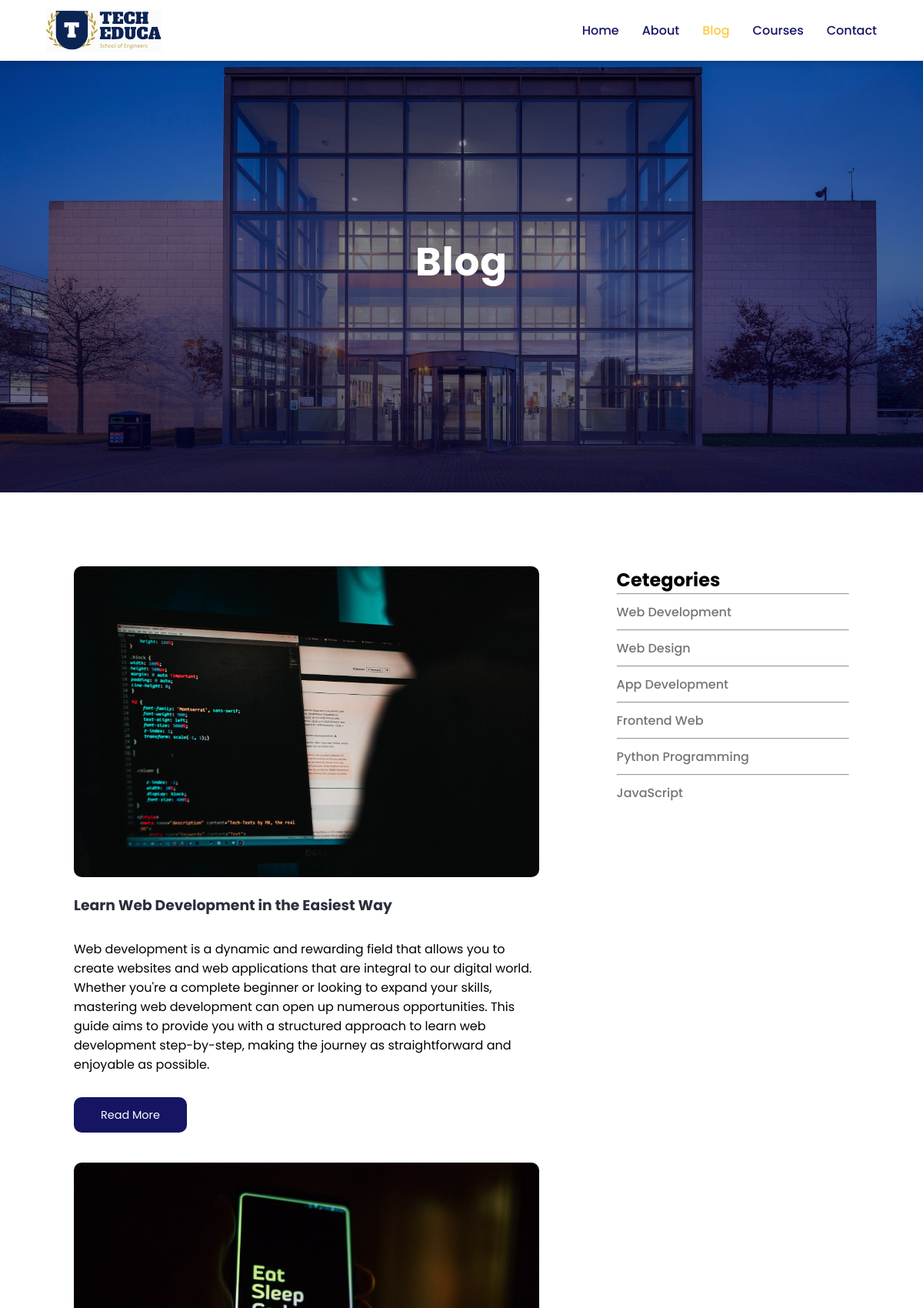
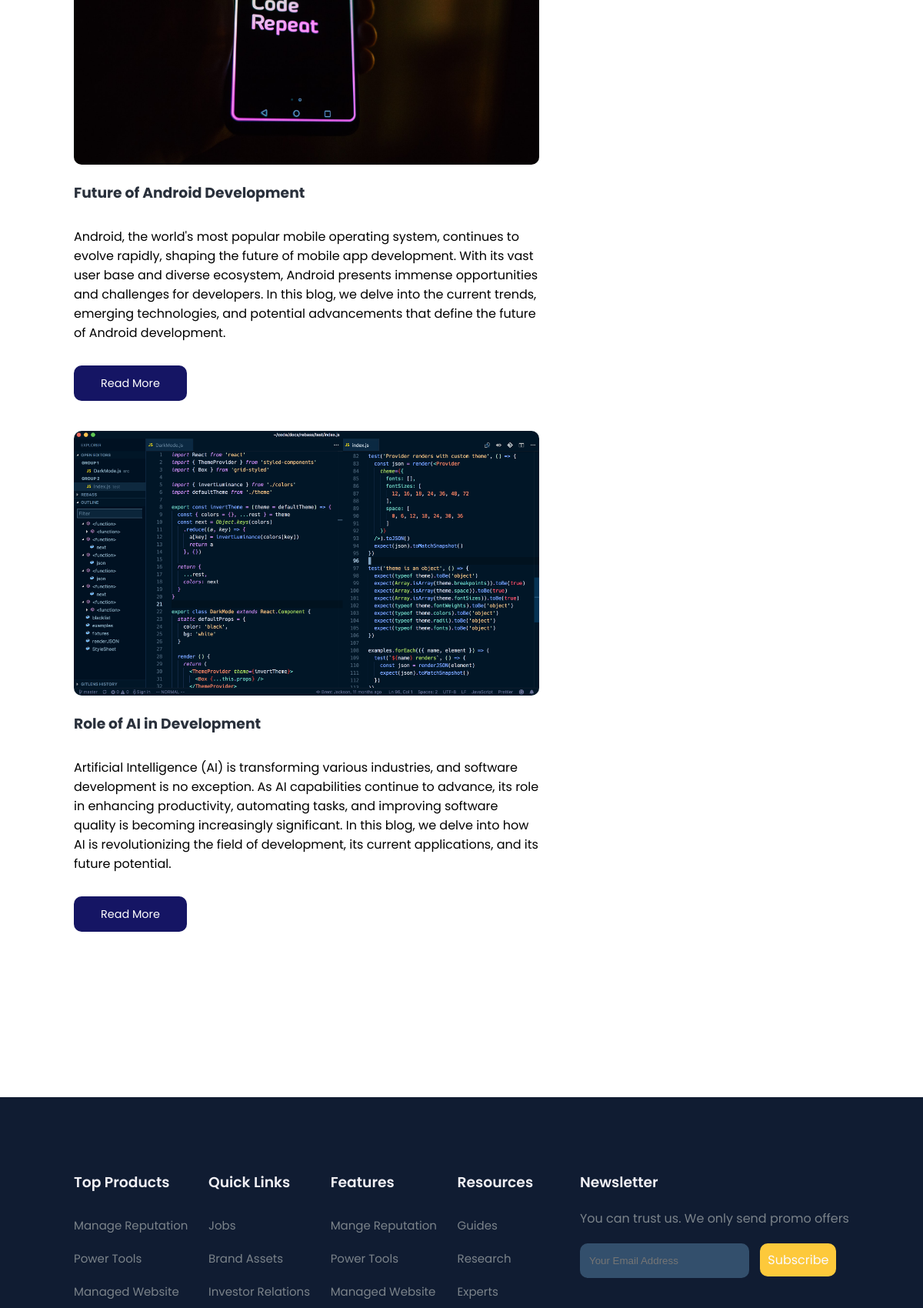
Screenshot of /blog/ (upper part) with the database file from the repository (2 pictures, top to bottom).
### blogs/models.py (models this page shows)
class Blogs(models.Model):
    blog_image = models.FileField(upload_to="blogs/",max_length=250,null=True,default=None)
    blog_heading = models.CharField(max_length=200)
    blog_paragraph = HTMLField()
    blog_slug = AutoSlugField(populate_from='blog_heading',unique=True,null=True,default=None)

### LMSWebsite/views.py (the view)
# urls.py: path('blog/',views.BlogPage, name="blog"),
def BlogPage(request):
    blogcontent = Blogs.objects.all().order_by('id')
    data = {
        'blogcontent':blogcontent,
        'page_title':'Blog Page'
    }
    return render(request, "blog.html", data)

### blogs/templatetags/custom_filters.py (called while the page is built)
@register.filter(name='first_paragraph')
def first_paragraph(value):
    soup = BeautifulSoup(value, "html.parser")
    first_p = soup.find('p')
    return str(first_p) if first_p else ''

### templates/blog.html
{% load static %}
{% include "header.html" with active_page='blog' %}
{% load custom_filters %}
    <section class="about-home">
        <h2>Blog</h2>
    </section>
    <section class="blog-container">
        <div class="blogs">
            {% for n in blogcontent %}
            <div class="post">
                <img src="/media/{{n.blog_image}}">
                <h3>{{n.blog_heading}}</h3>
                <p>{{n.blog_paragraph | first_paragraph | safe}}</p>
                <a href="{% url 'blog-content' n.blog_slug %}">Read More</a>
            </div>
            {% endfor %}
        </div>
        <div class="category">
            <h2>Cetegories</h2>
            <hr>
            <a href="#">Web Development</a>
            <hr>
            <a href="#">Web Design</a>
            <hr>
            <a href="#">App Development</a>
            <hr>
            <a href="#">Frontend Web</a>
            <hr>
            <a href="#">Python Programming</a>
            <hr>
            <a href="#">JavaScript</a>
        </div>
    </section>
{% include 'footer.html' %}

### static/css/style.css (style rules this page uses)
* { margin: 0; padding: 0; box-sizing: border-box; }
body { font-family: "Poppins", sans-serif; }
.about-home { background-image: linear-gradient(rgba(9,5,54,0.3), rgba(5,4,46,0.7)), url(/static/images/back1.jpg); width: 100%; height: 80vh; background-size: cover; background-position: center; display: flex; flex-direction: column; align-items: center; justify-content: center; text-align: center; padding-top: 40px; }
.about-home h2 { color: white; font-size: 3.2rem; letter-spacing: 1px; }
.blog-container { display: flex; align-items: flex-start; justify-content: space-between; padding: 8vw; }
.blog-container .blogs { width: 60%; }
.post { padding-bottom: 50px; }
.blog-container .blogs .post h3 { color: #29303b; padding: 15px 0 10px 0; }
.blog-container .blogs .post p { padding-bottom: 20px; }
.blog-container .blogs img { width: 100%; border-radius: 10px; }
.blog-container .category { width: 30%; }
.blogs .post a { text-decoration: none; color: white; background: rgb(21,21,100); padding: 13px 35px; border-radius: 10px; font-size: 0.9rem; }
.category a { text-decoration: none; color: #757373; font-weight: 500; line-height: 45px; }

### rows the page displays
Blogs: blog_image (picture), blog_heading "Learn Web Development in the Easiest Way", blog_paragraph|first_paragraph "Web development is a dynamic and rewarding field that allows you to create websites and web applications that are integral to our digital world. Whether you're a complete beginner or looking to expand your skills, mastering web development can open up numerous opportunities. This guide aims to provide you with a structured approach to learn web development step-by-step, making the journey as straightforward and enjoyable as possible."
Blogs: blog_image (picture), blog_heading "Future of Android Development", blog_paragraph|first_paragraph "Android, the world's most popular mobile operating system, continues to evolve rapidly, shaping the future of mobile app development. With its vast user base and diverse ecosystem, Android presents immense opportunities and challenges for developers. In this blog, we delve into the current trends, emerging technologies, and potential advancements that define the future of Android development."
Blogs: blog_image (picture), blog_heading "Role of AI in Development", blog_paragraph|first_paragraph "Artificial Intelligence (AI) is transforming various industries, and software development is no exception. As AI capabilities continue to advance, its role in enhancing productivity, automating tasks, and improving software quality is becoming increasingly significant. In this blog, we delve into how AI is revolutionizing the field of development, its current applications, and its future potential."
